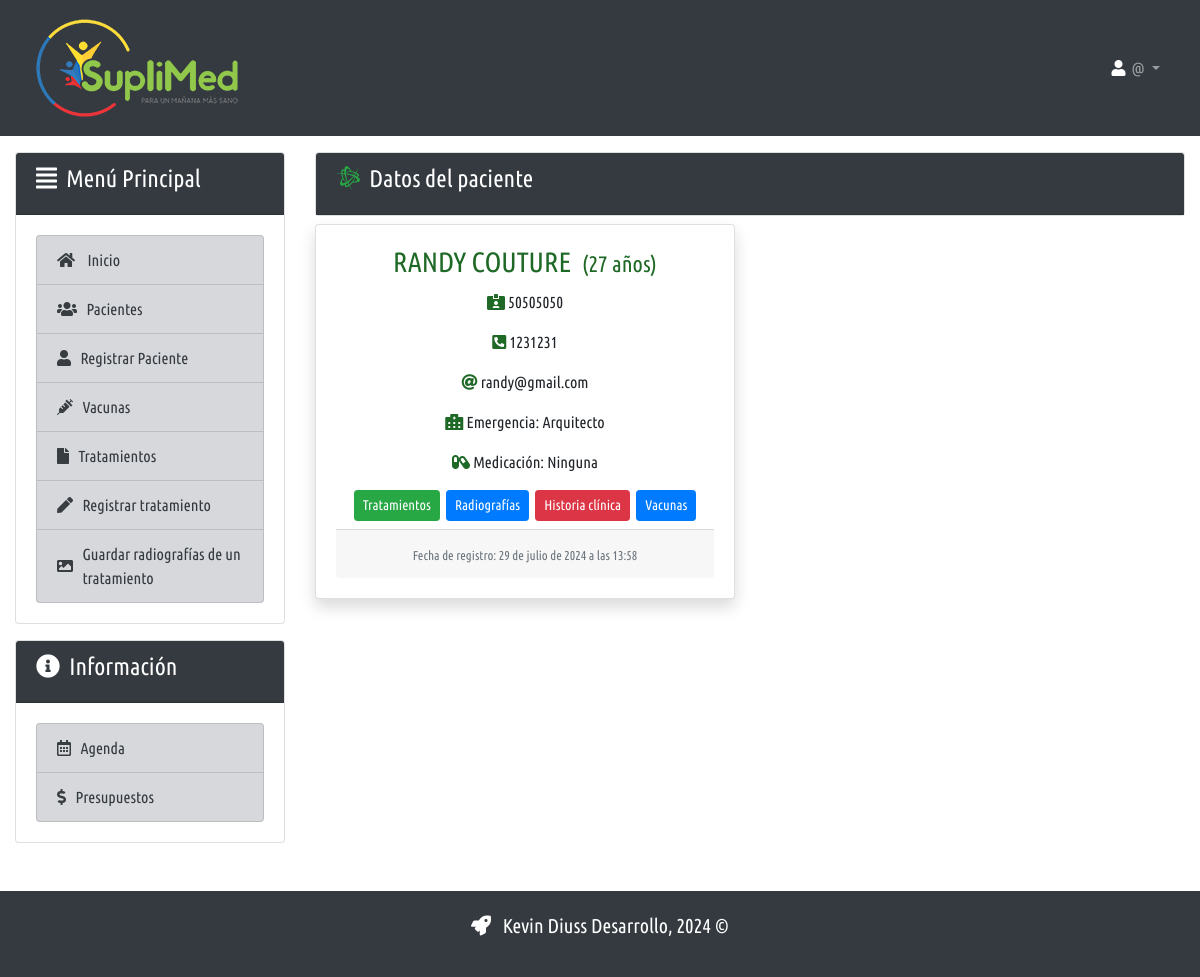
/buscar/50505050/ (signed in), run on the app's committed database.
### paciente/models.py (models this page shows)
class Paciente(models.Model):
    tipoId = models.CharField(max_length=50, verbose_name='tipoId')
    numDocumento = models.CharField(max_length=15, verbose_name='numDocumento')
    nombre = models.CharField(max_length=50, verbose_name='nombre')
    apellido = models.CharField(max_length=50, verbose_name='apellido')
    telefono = models.CharField(max_length=20, verbose_name='teléfono')
    telefonoDos = models.CharField(max_length=20, verbose_name='telefonoDos')
    email = models.EmailField(verbose_name='email')
    fecha_nacimiento = models.DateField(verbose_name='fechaNacimiento')
    direccion = models.CharField(max_length=150, verbose_name='dirección')
    sexo = models.CharField(max_length=10)
    ocupacion = models.CharField(max_length=100)
    sangre = models.CharField(max_length=15)
    rh = models.CharField(max_length=20)
    grupoRiesgo = models.CharField(max_length=35)
    condicionSalud = models.CharField(max_length=50)
    regimen = models.CharField(max_length=20)
    aseguradora = models.CharField(max_length=50)
    tipoAfi = models.CharField(max_length=20)
    observaciones = models.TextField(blank=True, null=True)
    created = models.DateTimeField(auto_now_add=True)
    updated = models.DateTimeField(auto_now=True)
    def calcularEdad(self):
        return date.today().year - self.fecha_nacimiento.year
    class Meta:
        verbose_name = 'paciente'
        verbose_name_plural = 'pacientes'
        ordering = ['created']

### paciente/views.py (the view)
# urls.py: path('buscar/<cedula>/', views.buscar, name="buscar"),
@login_required()
def buscar(request, cedula):
    try:
        paciente = get_list_or_404(Paciente, numDocumento=cedula)
        print(paciente)
        print(paciente[0])
        edad = Paciente.calcularEdad(paciente[0])
        data = {
            'paciente': paciente[0],
            'edad': edad
        }
        return render(request, 'paciente/buscar.html', data)
    except:
        messages.success(request, "No existe paciente con ese Numero de Documento.")
        return redirect(to="/listar")

### paciente/templates/paciente/buscar.html
{% extends 'core/base.html' %}
{% load static %}
{% load crispy_forms_tags %}
{% block content %}
<div class="card-group">
    <div class="card bg-negro">
        <div class="card-header bg-dark text-white">
            <h4>
                <i class="fab fa-battle-net text-success"></i>&nbsp;
                Datos del paciente
            </h4>
        </div>
    </div>
</div>
<div class="row row-cols-1 row-cols-md-2 mt-2">
    <div class="col mb-4">
        <div class="card h-100 text-center shadow">
            <div class="card-body">
                <h3 class="card-title text-verde text-center ">
                    <span class="text-uppercase">{{paciente.nombre}} {{paciente.apellido}}</span>&nbsp;
                    <small class="text-verde">({{edad}} a&ntilde;os)</small>
                </h3>
                <div class="m-2">
                    <p><i class="fas fa-id-card-alt text-verde"></i>&nbsp;{{paciente.numDocumento}}</p>
                    <p><i class="fas fa-phone-square-alt text-verde"></i>&nbsp;{{paciente.telefono}}</p>
                    <p><i class="fas fa-at text-verde"></i>&nbsp;{{paciente.email}}</p>
                    <p><i class="fas fa-hospital-alt text-verde"></i>&nbsp;Emergencia: {{paciente.ocupacion}}</br>
                    <p><i class="fas fa-capsules text-verde"></i>&nbsp;Medicaci&oacute;n: {{paciente.observaciones}}</p>
                    <div class="">
                        <a href="{% url 'tratamiento:paciente_tratamientos' paciente.id %}" class="btn btn-success btn-sm">Tratamientos</a>&nbsp;
                        <a href="{% url 'tratamiento:paciente_radiografias' paciente.id %}" class="btn btn-primary btn-sm">Radiograf&iacute;as</a>&nbsp;
                        <a href="{% url 'paciente:historia_clinica' paciente.numDocumento%}" class="btn btn-danger btn-sm">Historia clínica</a>&nbsp;
                        <a href="{% url 'biologicos:vacunas' paciente.numDocumento%}" class="btn btn-primary btn-sm">Vacunas</a>
                    </div>
                </div>
                <div class="card-footer">
                    <small class="text-muted">Fecha de registro: {{ paciente.created }}</small>
                </div>
            </div>
        </div>
    </div>
</div>
{% endblock %}

### core/static/css/base.css (style rules this page uses)
* { font-family: 'Ubuntu', sans-serif; }
.text-verde { color: #1f6926; }

### data on the page
Paciente: nombre "RANDY", apellido "COUTURE", numDocumento "50505050", telefono "1231231", email "randy@gmail.com", ocupacion "Arquitecto", observaciones "Ninguna", created "29 de julio de 2024 a las 13:58"

### other printed values
{{ edad }} "27"
